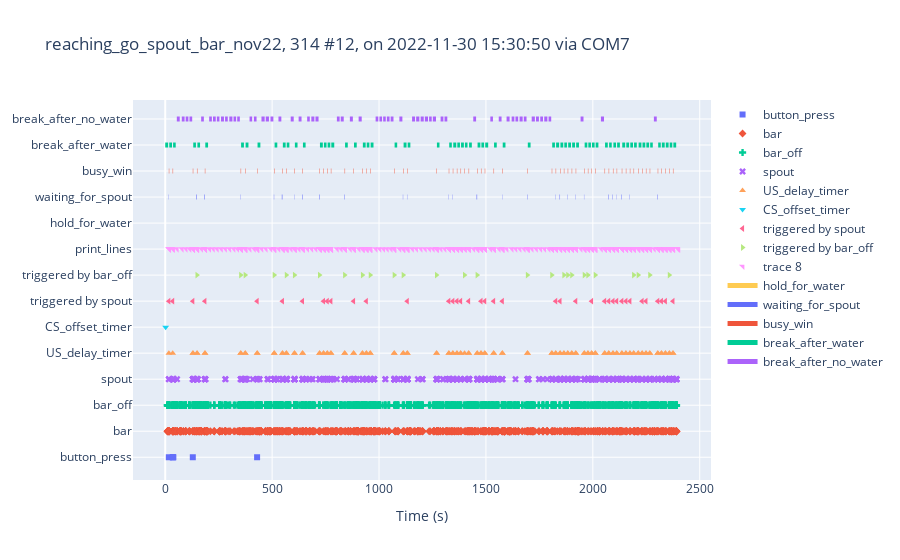

The cell this chart's notebook holds for it:
### Markdown cell above
## trouble shooting for 314

error is in event channel

which channel?
ReadEvents seems working for the first 10 divides at least

### Code cell
keys = [
        'button_press', 'bar', 'bar_off', 'spout', 'US_delay_timer', 'CS_offset_timer']
state_def = [{'name': 'hold_for_water', 'onset': 'hold_for_water', 'offset': 'waiting_for_spout'},
                    {'name': 'waiting_for_spout', 'onset': 'waiting_for_spout',
                    'offset': 'busy_win'},
                    {'name': 'busy_win', 'onset': 'busy_win',
                        'offset': 'break_after_water'},
                    {'name': 'break_after_water', 'onset': 'break_after_water',    'offset': 'waiting_for_bar'},
                    {'name': 'break_after_no_water',       'onset': 'break_after_no_water', 'offset': 'waiting_for_bar'}]
summary_df = pd.DataFrame()

for ss in [exp_cohort.sessions[0]]:
    smrxname = re.sub('\.txt', f'_{ss.task_name}.smrx', ss.file_name)
    print(smrxname)


    bw = ss.times['busy_win']
    sp = ss.times['spout']

    x_spout = [this_bw for this_bw in bw for spouts in sp if (
        spouts < this_bw) and (this_bw - spouts < 100)]

    x_bar = [this_bw for this_bw in bw if not any(
        [(spouts < this_bw) and (this_bw - spouts < 100) for spouts in sp])]
        
    event_ms = [{
        'name': 'triggered by spout',
        'time_ms': x_spout
    },
        {
            'name': 'triggered by bar_off',
            'time_ms': x_bar
    }
    ]

    if re.search('11\-23',ss.file_name): #adapt to a bug 
        state_def[-1]['offset'] = 'wating_for_bar'
    else:
        state_def[-1]['offset'] = 'waiting_for_bar'


    ss.plot_session(
        keys, state_def, export_son=True, event_ms=event_ms, son_filename= smrxname, verbose=True)

    summary_df = summary_df.append({
        'file':ss.file_name,
        'task':ss.task_name,
        'triggered_by_spout': len(x_spout),
        'triggered_by_bar_off': len(x_bar),
        'reaching_trials': len(bw),
        'trials': len(ss.times['hold_for_water'])},
        ignore_index=True)

### Figure 1 — Plotly figure (JSON) as saved in the notebook; plotly's stock layout.template omitted (floating-point values rounded to 4 significant figures; data arrays with more than 128 entries replaced by an {"elided": "..."} marker saying what was removed)
{"data": [{"marker": {"symbol": "square"}, "mode": "markers", "name": "button_press", "type": "scatter", "x": [16.83, 34.7, 37.21, 37.38, 129, 429.7], "y": ["button_press", "button_press", "button_press", "button_press", "button_press", "button_press"]}, {"marker": {"symbol": "diamond"}, "mode": "markers", "name": "bar", "type": "scatter", "x": {"elided": "1165 float values"}, "y": {"elided": "1165 str values"}}, {"marker": {"symbol": "cross"}, "mode": "markers", "name": "bar_off", "type": "scatter", "x": {"elided": "1165 float values"}, "y": {"elided": "1165 str values"}}, {"marker": {"symbol": "x"}, "mode": "markers", "name": "spout", "type": "scatter", "x": {"elided": "687 float values"}, "y": {"elided": "687 str values"}}, {"marker": {"symbol": "triangle-up"}, "mode": "markers", "name": "US_delay_timer", "type": "scatter", "x": {"elided": "129 float values"}, "y": {"elided": "129 str values"}}, {"marker": {"symbol": "triangle-down"}, "mode": "markers", "name": "CS_offset_timer", "type": "scatter", "x": [2], "y": ["CS_offset_timer"]}, {"marker": {"symbol": "triangle-left"}, "mode": "markers", "name": "triggered by spout", "type": "scatter", "x": [16.9, 34.77, 129.1, 185.4, 429.8, 548.1, 642.1, 740.4, 757.7, 774.8, 880.9, 940.6, 1132.0, 1326.0, 1345.0, 1364.0, 1382.0, 1419.0, 1477.0, 1495.0, 1536.0, 1577.0, 1826.0, 1847.0, 1920.0, 1994.0, 2055.0, 2074.0, 2094.0, 2112.0, 2136.0, 2155.0, 2173.0, 2230.0, 2248.0, 2304.0, 2321.0, 2339.0, 2375.0], "y": ["triggered by spout", "triggered by spout", "triggered by spout", "triggered by spout", "triggered by spout", "triggered by spout", "triggered by spout", "triggered by spout", "triggered by spout", "triggered by spout", "triggered by spout", "triggered by spout", "triggered by spout", "triggered by spout", "triggered by spout", "triggered by spout", "triggered by spout", "triggered by spout", "triggered by spout", "triggered by spout", "triggered by spout", "triggered by spout", "triggered by spout", "triggered by spout", "triggered by spout", "triggered by spout", "triggered by spout", "triggered by spout", "triggered by spout", "triggered by spout", "triggered by spout", "triggered by spout", "triggered by spout", "triggered by spout", "triggered by spout", "triggered by spout", "triggered by spout", "triggered by spout", "triggered by spout"]}, {"marker": {"symbol": "triangle-right"}, "mode": "markers", "name": "triggered by bar_off", "type": "scatter", "x": [148.5, 352.9, 374.0, 509.6, 566.4, 604.4, 721.7, 839.2, 922.4, 958.8, 1071.0, 1113.0, 1269.0, 1400.0, 1459.0, 1694.0, 1808.0, 1865.0, 1883.0, 1901.0, 1960.0, 1977.0, 2011.0, 2191.0, 2212.0, 2266.0, 2358.0], "y": ["triggered by bar_off", "triggered by bar_off", "triggered by bar_off", "triggered by bar_off", "triggered by bar_off", "triggered by bar_off", "triggered by bar_off", "triggered by bar_off", "triggered by bar_off", "triggered by bar_off", "triggered by bar_off", "triggered by bar_off", "triggered by bar_off", "triggered by bar_off", "triggered by bar_off", "triggered by bar_off", "triggered by bar_off", "triggered by bar_off", "triggered by bar_off", "triggered by bar_off", "triggered by bar_off", "triggered by bar_off", "triggered by bar_off", "triggered by bar_off", "triggered by bar_off", "triggered by bar_off", "triggered by bar_off"]}, {"marker": {"symbol": "triangle-ne"}, "mode": "markers", "text": {"elided": "385 str values"}, "textposition": "top center", "type": "scatter", "x": {"elided": "385 float values"}, "y": {"elided": "385 str values"}}, {"line": {"width": 5}, "mode": "lines", "name": "hold_for_water", "type": "scatter", "x": {"elided": "375 float values"}, "y": {"elided": "375 str values"}}, {"line": {"width": 5}, "mode": "lines", "name": "waiting_for_spout", "type": "scatter", "x": {"elided": "198 float values"}, "y": {"elided": "198 str values"}}, {"line": {"width": 5}, "mode": "lines", "name": "busy_win", "type": "scatter", "x": {"elided": "198 float values"}, "y": {"elided": "198 str values"}}, {"line": {"width": 5}, "mode": "lines", "name": "break_after_water", "type": "scatter", "x": {"elided": "201 float values"}, "y": {"elided": "201 str values"}}, {"line": {"width": 5}, "mode": "lines", "name": "break_after_no_water", "type": "scatter", "x": {"elided": "174 float values"}, "y": {"elided": "174 str values"}}], "layout": {"title": {"text": "reaching_go_spout_bar_nov22, 314 #12, on 2022-11-30 15:30:50 via COM7"}, "xaxis": {"title": {"text": "Time (s)"}}, "yaxis": {"fixedrange": true}}}
